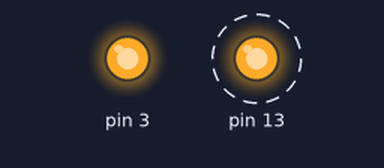
A sketch run on a simulated Arduino Uno, built with avr-gcc and run on an emulated ATmega328P. On the bench: output pins drawn as LEDs (lit = HIGH). Dashed ring = blinking.

Above: at 0.5 s.
Timing chart, 0 to 4.6 s (numbered marks = the images above):
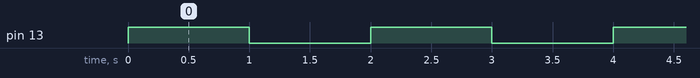

Measured:
- by itself, pin 13: alternates HIGH for 1.0 s and LOW for 1.0 s

The sketch:

blink.ino
```cpp
//This is to test the new low voltage drive mosfets i bought from aliexpress.
// IRLZ44N - Pins order: GDS
// IRL3705N - pins order: GDS

void setup()
{
   pinMode(3, OUTPUT);
   digitalWrite(3, HIGH);
   pinMode(13, OUTPUT);
}

void loop()
{
   digitalWrite(13, HIGH);
   delay(1000);
   digitalWrite(13, LOW);
   delay(1000);
}
```
